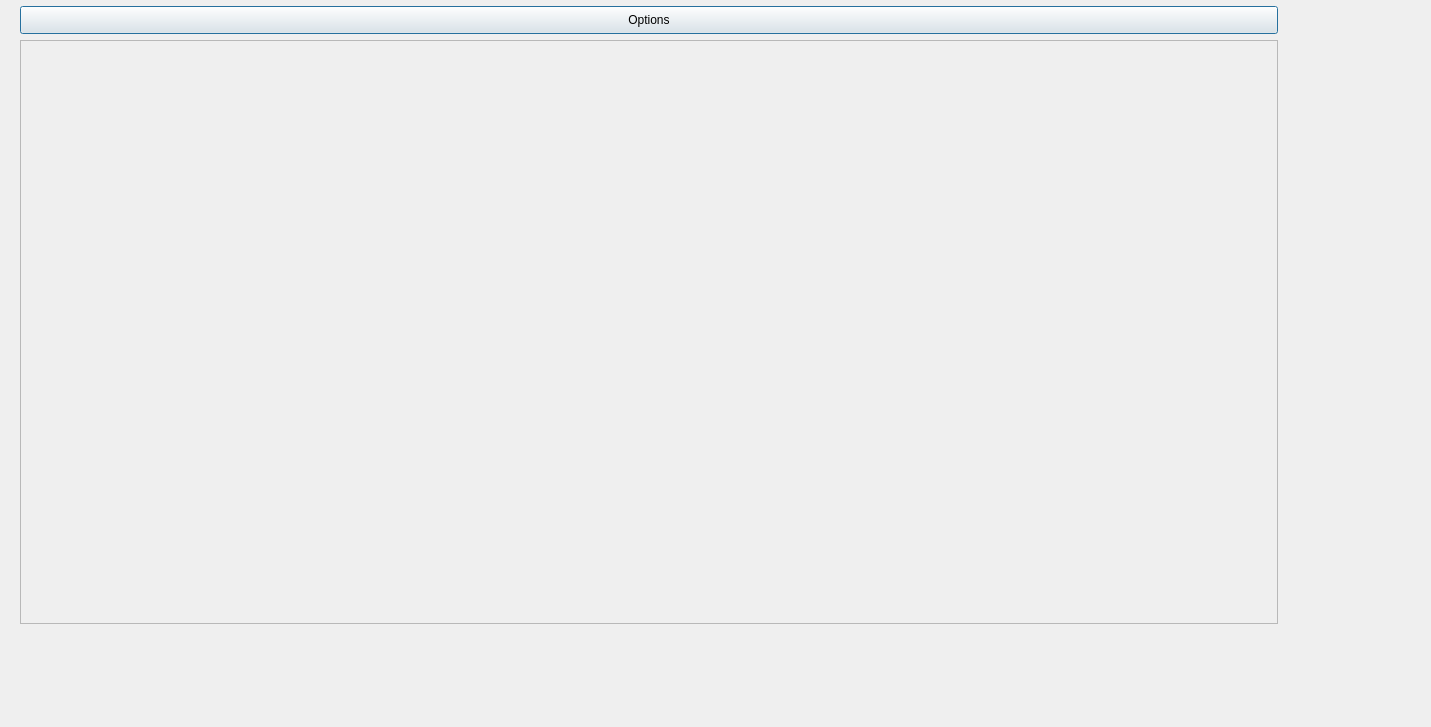
<?xml version="1.0" encoding="UTF-8"?>
<ui version="4.0">
 <class>camera</class>
 <widget class="QDialog" name="camera">
  <property name="geometry">
   <rect>
    <x>0</x>
    <y>0</y>
    <width>1431</width>
    <height>727</height>
   </rect>
  </property>
  <property name="windowTitle">
   <string>Dialog</string>
  </property>
  <widget class="QPushButton" name="optionspushButton">
   <property name="geometry">
    <rect>
     <x>20</x>
     <y>6</y>
     <width>1258</width>
     <height>28</height>
    </rect>
   </property>
   <property name="text">
    <string>Options</string>
   </property>
  </widget>
  <widget class="QScrollArea" name="scrollArea">
   <property name="geometry">
    <rect>
     <x>20</x>
     <y>40</y>
     <width>1258</width>
     <height>584</height>
    </rect>
   </property>
   <property name="widgetResizable">
    <bool>true</bool>
   </property>
   <widget class="QWidget" name="scrollAreaWidgetContents">
    <property name="geometry">
     <rect>
      <x>0</x>
      <y>0</y>
      <width>1256</width>
      <height>582</height>
     </rect>
    </property>
   </widget>
  </widget>
 </widget>
 <resources/>
 <connections/>
</ui>
